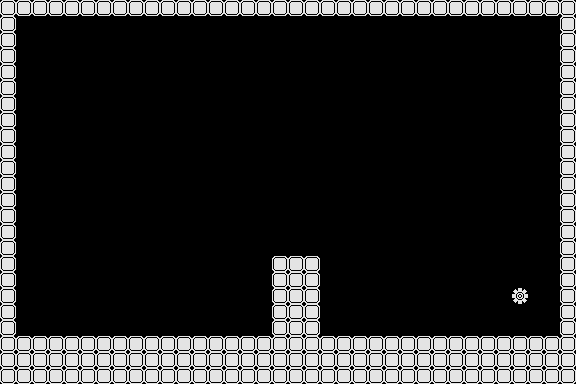

Tiled map render using the project's own tile images. Description and the whole map definition, tile-layer contents included, below:
An orthogonal 36x24 tile map with 16x16 px tiles, 1 tile layer (bg) and 26 objects (goal, start).

<map version="1.10" tiledversion="1.10.2" orientation="orthogonal" renderorder="right-down" width="36" height="24" tilewidth="16" tileheight="16" infinite="0" nextlayerid="7" nextobjectid="48">
 <tileset firstgid="1" source="Tiles.tsx" />
 <layer id="1" name="bg" width="36" height="24">
  <data encoding="csv">
12,12,12,12,12,12,12,12,12,12,12,12,12,12,12,12,12,12,12,12,12,12,12,12,12,12,12,12,12,12,12,12,12,12,12,12,
12,0,0,0,0,0,0,0,0,0,0,0,0,0,0,0,0,0,0,0,0,0,0,0,0,0,0,0,0,0,0,0,0,0,0,12,
12,0,0,0,0,0,0,0,0,0,0,0,0,0,0,0,0,0,0,0,0,0,0,0,0,0,0,0,0,0,0,0,0,0,0,12,
12,0,0,0,0,0,0,0,0,0,0,0,0,0,0,0,0,0,0,0,0,0,0,0,0,0,0,0,0,0,0,0,0,0,0,12,
12,0,0,0,0,0,0,0,0,0,0,0,0,0,0,0,0,0,0,0,0,0,0,0,0,0,0,0,0,0,0,0,0,0,0,12,
12,0,0,0,0,0,0,0,0,0,0,0,0,0,0,0,0,0,0,0,0,0,0,0,0,0,0,0,0,0,0,0,0,0,0,12,
12,0,0,0,0,0,0,0,0,0,0,0,0,0,0,0,0,0,0,0,0,0,0,0,0,0,0,0,0,0,0,0,0,0,0,12,
12,0,0,0,0,0,0,0,0,0,0,0,0,0,0,0,0,0,0,0,0,0,0,0,0,0,0,0,0,0,0,0,0,0,0,12,
12,0,0,0,0,0,0,0,0,0,0,0,0,0,0,0,0,0,0,0,0,0,0,0,0,0,0,0,0,0,0,0,0,0,0,12,
12,0,0,0,0,0,0,0,0,0,0,0,0,0,0,0,0,0,0,0,0,0,0,0,0,0,0,0,0,0,0,0,0,0,0,12,
12,0,0,0,0,0,0,0,0,0,0,0,0,0,0,0,0,0,0,0,0,0,0,0,0,0,0,0,0,0,0,0,0,0,0,12,
12,0,0,0,0,0,0,0,0,0,0,0,0,0,0,0,0,0,0,0,0,0,0,0,0,0,0,0,0,0,0,0,0,0,0,12,
12,0,0,0,0,0,0,0,0,0,0,0,0,0,0,0,0,0,0,0,0,0,0,0,0,0,0,0,0,0,0,0,0,0,0,12,
12,0,0,0,0,0,0,0,0,0,0,0,0,0,0,0,0,0,0,0,0,0,0,0,0,0,0,0,0,0,0,0,0,0,0,12,
12,0,0,0,0,0,0,0,0,0,0,0,0,0,0,0,0,0,0,0,0,0,0,0,0,0,0,0,0,0,0,0,0,0,0,12,
12,0,0,0,0,0,0,0,0,0,0,0,0,0,0,0,0,0,0,0,0,0,0,0,0,0,0,0,0,0,0,0,0,0,0,12,
12,0,0,0,0,0,0,0,0,0,0,0,0,0,0,0,0,12,12,12,0,0,0,0,0,0,0,0,0,0,0,0,0,0,0,12,
12,0,0,0,0,0,0,0,0,0,0,0,0,0,0,0,0,12,12,12,0,0,0,0,0,0,0,0,0,0,0,0,0,0,0,12,
12,0,0,0,0,0,0,0,0,0,0,0,0,0,0,0,0,12,12,12,0,0,0,0,0,0,0,0,0,0,0,0,216,0,0,12,
12,0,0,0,0,0,0,0,0,0,0,0,0,0,0,0,0,12,12,12,0,0,0,0,0,0,0,0,0,0,0,0,0,0,0,12,
12,0,0,0,0,0,0,0,0,0,0,0,0,0,0,0,0,12,12,12,0,0,0,0,0,0,0,0,0,0,0,0,0,0,0,12,
12,12,12,12,12,12,12,12,12,12,12,12,12,12,12,12,12,12,12,12,12,12,12,12,12,12,12,12,12,12,12,12,12,12,12,12,
12,12,12,12,12,12,12,12,12,12,12,12,12,12,12,12,12,12,12,12,12,12,12,12,12,12,12,12,12,12,12,12,12,12,12,12,
12,12,12,12,12,12,12,12,12,12,12,12,12,12,12,12,12,12,12,12,12,12,12,12,12,12,12,12,12,12,12,12,12,12,12,12
</data>
 </layer>
 <objectgroup id="5" name="bomb">
  <object id="32" x="320" y="336" width="16" height="16" />
  <object id="33" x="336" y="336" width="16" height="16" />
  <object id="34" x="352" y="336" width="16" height="16" />
  <object id="35" x="368" y="336" width="16" height="16" />
  <object id="36" x="384" y="336" width="16" height="16" />
  <object id="37" x="400" y="336" width="16" height="16" />
  <object id="38" x="416" y="336" width="16" height="16" />
  <object id="39" x="432" y="336" width="16" height="16" />
  <object id="40" x="448" y="336" width="16" height="16" />
  <object id="41" x="464" y="336" width="16" height="16" />
  <object id="42" x="480" y="336" width="16" height="16" />
  <object id="43" x="496" y="336" width="16" height="16" />
  <object id="44" x="512" y="336" width="16" height="16" />
  <object id="45" x="528" y="336" width="16" height="16" />
  <object id="46" x="544" y="336" width="16" height="16" />
 </objectgroup>
 <objectgroup id="6" name="rightArrow">
  <object id="47" x="320" y="256" width="16" height="16" />
 </objectgroup>
 <objectgroup id="2" name="collision">
  <object id="1" x="0" y="0" width="16" height="384" />
  <object id="3" x="560" y="0" width="16" height="384" />
  <object id="4" x="0" y="0" width="576" height="16" />
  <object id="21" x="0" y="336" width="272" height="48">
   <polygon points="0,0 272,0 272,48 0,48" />
  </object>
  <object id="23" x="384" y="336" width="192" height="48" />
  <object id="29" x="272" y="256" width="48" height="128" />
  <object id="30" x="224" y="336" width="176" height="48" />
 </objectgroup>
 <objectgroup id="3" name="spot">
  <object id="5" type="goal" x="512" y="288" width="16" height="16" />
  <object id="6" type="start" x="48" y="288" width="16" height="16" />
 </objectgroup>
 <objectgroup id="4" name="jump">
  <object id="31" x="256" y="336" width="16" height="16" />
 </objectgroup>
</map>
